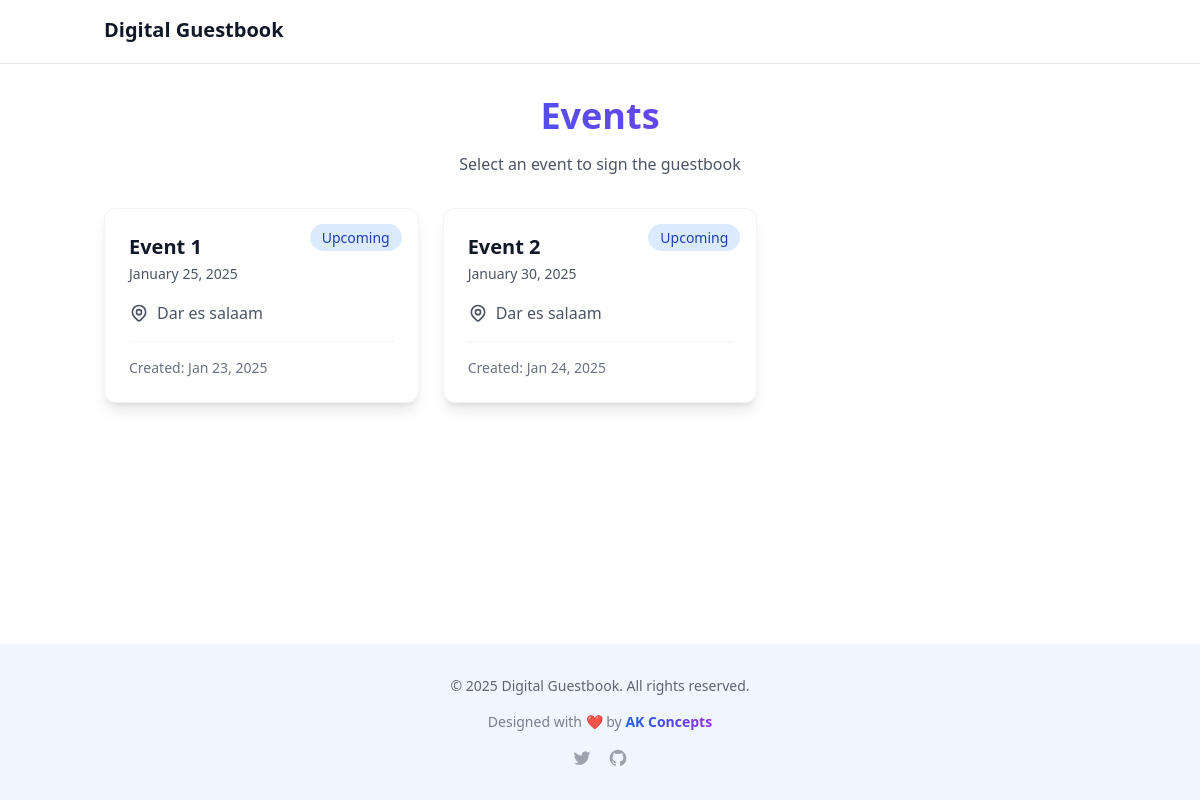
The page / on the database its author committed.
### guestbook/models.py (models this page shows, shortened)
class Event(models.Model):
    name = models.CharField(max_length=200)
    date = models.DateField()
    location = models.CharField(max_length=200)
    created_at = models.DateTimeField(auto_now_add=True)
    updated_at = models.DateTimeField(auto_now=True)
    class Meta:
        ordering = ['date']

### guestbook/views.py (the view)
# urls.py: path('', views.EventsView.as_view(), name='events'),
class EventsView(View):
    template_name = 'guestbook/event.html'
    def get(self, request, *args, **kwargs):
        events = Event.objects.all().order_by('date')
        context = {
            'events': events,
        }
        return render(request, self.template_name, context)

### guestbook/templates/guestbook/event.html (shortened to what this page needs)
{% extends 'guestbook/base.html' %}
{% block content %}
<div class="container mx-auto px-4 py-8">
    <div class="max-w-6xl mx-auto space-y-8">
        <div class="text-center space-y-4">
            <h1 class="text-4xl font-extrabold bg-gradient-to-r from-blue-600 to-purple-600
                       bg-clip-text text-transparent">
            </h1>
            <p class="text-gray-600 dark:text-gray-400">Select an event to sign the guestbook</p>
        </div>
        {% if events %}
            <div class="grid gap-6 md:grid-cols-2 lg:grid-cols-3">
                {% for event in events %}
                    <a href="{% url 'guestbook:message' event.id %}"
                       class="group relative bg-white dark:bg-gray-800 rounded-xl
                              shadow-lg hover:shadow-xl
                              transition-all duration-300
                              transform hover:-translate-y-1
                              border border-gray-100 dark:border-gray-700
                              overflow-hidden">
                        <div class="absolute top-4 right-4">
                            {% if event.date|date:"Y-m-d" < now|date:"Y-m-d" %}
                                <span class="px-3 py-1 bg-gray-100 text-gray-800 text-sm font-medium rounded-full">
                                    Past
                                </span>
                            {% elif event.date|date:"Y-m-d" == now|date:"Y-m-d" %}
                                <span class="px-3 py-1 bg-green-100 text-green-800 text-sm font-medium rounded-full
                                           animate-pulse">
                                    Today
                                </span>
                            {% else %}
                                <span class="px-3 py-1 bg-blue-100 text-blue-800 text-sm font-medium rounded-full">
                                    Upcoming
                                </span>
                            {% endif %}
                        </div>
                        <div class="p-6 space-y-4">
                            <div class="space-y-2">
                                <h2 class="text-xl font-bold text-gray-900 dark:text-white
                                         group-hover:text-blue-600 dark:group-hover:text-blue-400
                                         transition-colors">
                                    {{ event.name }}
                                </h2>
                                <time class="text-sm text-gray-600 dark:text-gray-400">
                                    {{ event.date|date:"F d, Y" }}
                                </time>
                            </div>
                            <div class="flex items-center text-gray-600 dark:text-gray-400">
                                {{ event.location }}
                            </div>
                            <div class="pt-4 border-t border-gray-100 dark:border-gray-700
                                      text-sm text-gray-500 dark:text-gray-400">
                                <div class="flex justify-between">
                                    <span>Created: {{ event.created_at|date:"M d, Y" }}</span>
                                </div>
                            </div>
                        </div>
                    </a>
                {% endfor %}
            </div>
        {% endif %}
    </div>
</div>
{% endblock %}

### rows shown on the page
Event: shows "Upcoming", name "Event 1", date "January 25, 2025", location "Dar es salaam", created_at "Jan 23, 2025"
Event: shows "Upcoming", name "Event 2", date "January 30, 2025", location "Dar es salaam", created_at "Jan 24, 2025"
